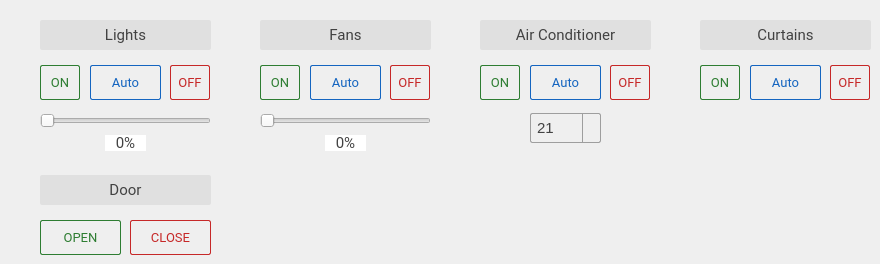
    <widget class="QWidget" name="tab_indoor">
     <property name="styleSheet">
      <string notr="true">QLabel{
  background: #E0E0E0;
  color: #424242;
  border-radius: 2px;
  text-decoration: none;
}
</string>
     </property>
     <attribute name="title">
      <string>Indoor</string>
     </attribute>
     <widget class="QSpinBox" name="in_air_spinbox">
      <property name="geometry">
       <rect>
        <x>530</x>
        <y>113</y>
        <width>71</width>
        <height>30</height>
       </rect>
      </property>
      <property name="font">
       <font>
        <pointsize>11</pointsize>
       </font>
      </property>
      <property name="focusPolicy">
       <enum>Qt::NoFocus</enum>
      </property>
      <property name="contextMenuPolicy">
       <enum>Qt::NoContextMenu</enum>
      </property>
      <property name="styleSheet">
       <string notr="true">QSpinBox {
	background: transparent;
	color: #424242;
	selection-background-color: transparent;
	selection-color: #424242;
	border: 1px solid #9E9E9E;
	border-radius: 2px;
	padding: 0 4px;
}

QSpinBox::up-button {
    subcontrol-origin: border;
    subcontrol-position: top right; /* position at the top right corner */
    width: 18px; /* 16 + 2*1px border-width = 15px padding + 3px parent border */
	height:18px;
    border-left: 1px solid #9E9E9E;
}

QSpinBox::up-arrow {
	image: url(:/icons/ui/arrow_drop_up_spin.png);
	width: 18px;
	height: 18px;
}

QSpinBox::up-arrow:disabled, QSpinBox::up-arrow:off { /* off state when value is max */
	image: url(:/icons/ui/arrow_drop_up_spin_disabled.png);
}

QSpinBox::down-button {
    subcontrol-origin: border;
    subcontrol-position: bottom right; /* position at bottom right corner */
    width: 18px;
	height:18px;
    border-left: 1px solid #9E9E9E;
}

QSpinBox::down-arrow {
	image: url(:/icons/ui/arrow_drop_down_spin.png);
    width: 18px;
    height: 18px;
}

QSpinBox::down-arrow:disabled,
QSpinBox::down-arrow:off { /* off state when value in min */
	image: url(:/icons/ui/arrow_drop_down_spin_disabled.png);
}
</string>
      </property>
      <property name="buttonSymbols">
       <enum>QAbstractSpinBox::UpDownArrows</enum>
      </property>
      <property name="minimum">
       <number>17</number>
      </property>
      <property name="maximum">
       <number>30</number>
      </property>
      <property name="value">
       <number>21</number>
      </property>
     </widget>
     <widget class="QLabel" name="in_light_percentage">
      <property name="geometry">
       <rect>
        <x>105</x>
        <y>135</y>
        <width>41</width>
        <height>16</height>
       </rect>
      </property>
      <property name="font">
       <font>
        <family>Roboto</family>
        <pointsize>11</pointsize>
       </font>
      </property>
      <property name="styleSheet">
       <string notr="true">QLabel{
  background: #FFFFFF;
  color: #424242;
  border-radius: 0px;
  text-decoration: none;
}</string>
      </property>
      <property name="text">
       <string>0%</string>
      </property>
      <property name="textFormat">
       <enum>Qt::PlainText</enum>
      </property>
      <property name="alignment">
       <set>Qt::AlignCenter</set>
      </property>
     </widget>
     <widget class="QPushButton" name="in_light_on_button">
      <property name="geometry">
       <rect>
        <x>40</x>
        <y>65</y>
        <width>40</width>
        <height>35</height>
       </rect>
      </property>
      <property name="font">
       <font>
        <family>Roboto</family>
        <pointsize>10</pointsize>
       </font>
      </property>
      <property name="focusPolicy">
       <enum>Qt::NoFocus</enum>
      </property>
      <property name="styleSheet">
       <string notr="true">QPushButton{
  background-color: transparent;
  border-radius: 2px;
  border: 1px solid #2E7D32;
  color: #2E7D32;
}

QPushButton:hover {
  background: #66BB6A;
  border-width: 0px;
  color: #ffffff;
}

QPushButton:pressed {
  background: #81C784;
  border-width: 0px;
  color: #ffffff;
}</string>
      </property>
      <property name="text">
       <string>ON</string>
      </property>
     </widget>
     <widget class="QLabel" name="indoor_lights">
      <property name="geometry">
       <rect>
        <x>40</x>
        <y>20</y>
        <width>171</width>
        <height>30</height>
       </rect>
      </property>
      <property name="font">
       <font>
        <family>Roboto</family>
        <pointsize>11</pointsize>
       </font>
      </property>
      <property name="styleSheet">
       <string notr="true"/>
      </property>
      <property name="text">
       <string>Lights</string>
      </property>
      <property name="alignment">
       <set>Qt::AlignCenter</set>
      </property>
     </widget>
     <widget class="QPushButton" name="in_fan_on_button">
      <property name="geometry">
       <rect>
        <x>260</x>
        <y>65</y>
        <width>40</width>
        <height>35</height>
       </rect>
      </property>
      <property name="font">
       <font>
        <family>Roboto</family>
        <pointsize>10</pointsize>
       </font>
      </property>
      <property name="focusPolicy">
       <enum>Qt::NoFocus</enum>
      </property>
      <property name="styleSheet">
       <string notr="true">QPushButton{
  background-color: transparent;
  border-radius: 2px;
  border: 1px solid #2E7D32;
  color: #2E7D32;
}

QPushButton:hover {
  background: #66BB6A;
  border-width: 0px;
  color: #ffffff;
}

QPushButton:pressed {
  background: #81C784;
  border-width: 0px;
  color: #ffffff;
}</string>
      </property>
      <property name="text">
       <string>ON</string>
      </property>
     </widget>
     <widget class="QPushButton" name="in_air_auto_button">
      <property name="geometry">
       <rect>
        <x>530</x>
        <y>65</y>
        <width>71</width>
        <height>35</height>
       </rect>
      </property>
      <property name="font">
       <font>
        <family>Roboto</family>
        <pointsize>10</pointsize>
       </font>
      </property>
      <property name="focusPolicy">
       <enum>Qt::NoFocus</enum>
      </property>
      <property name="styleSheet">
       <string notr="true">QPushButton{
  background: transparent;
  border-radius: 2px;
  border: 1px solid #1565C0;
  color: #1565C0;
}

QPushButton:hover {
  background: #42A5F5;
  border-width: 0px;
  color: #ffffff;
}

QPushButton:pressed {
  background: #64B5F6;
  border-width: 0px;
  color: #ffffff;
}</string>
      </property>
      <property name="text">
       <string>Auto</string>
      </property>
     </widget>
     <widget class="QPushButton" name="in_light_off_button">
      <property name="geometry">
       <rect>
        <x>170</x>
        <y>65</y>
        <width>40</width>
        <height>35</height>
       </rect>
      </property>
      <property name="font">
       <font>
        <family>Roboto</family>
        <pointsize>10</pointsize>
       </font>
      </property>
      <property name="focusPolicy">
       <enum>Qt::NoFocus</enum>
      </property>
      <property name="styleSheet">
       <string notr="true">QPushButton{
  background: transparent;
  border-radius: 2px;
  border: 1px solid #C62828;
  color: #C62828;
}

QPushButton:hover {
  background: #EF5350;
  border-width: 0px;
  color: #ffffff;
}

QPushButton:pressed {
  background: #E57373;
  border-width: 0px;
  color: #ffffff;
}</string>
      </property>
      <property name="text">
       <string>OFF</string>
      </property>
      <property name="default">
       <bool>false</bool>
      </property>
      <property name="flat">
       <bool>false</bool>
      </property>
     </widget>
     <widget class="QPushButton" name="in_curtain_auto_button">
      <property name="geometry">
       <rect>
        <x>750</x>
        <y>65</y>
        <width>71</width>
        <height>35</height>
       </rect>
      </property>
      <property name="font">
       <font>
        <family>Roboto</family>
        <pointsize>10</pointsize>
       </font>
      </property>
      <property name="focusPolicy">
       <enum>Qt::NoFocus</enum>
      </property>
      <property name="styleSheet">
       <string notr="true">QPushButton{
  background: transparent;
  border-radius: 2px;
  border: 1px solid #1565C0;
  color: #1565C0;
}

QPushButton:hover {
  background: #42A5F5;
  border-width: 0px;
  color: #ffffff;
}

QPushButton:pressed {
  background: #64B5F6;
  border-width: 0px;
  color: #ffffff;
}</string>
      </property>
      <property name="text">
       <string>Auto</string>
      </property>
     </widget>
     <widget class="QSlider" name="in_light_slider">
      <property name="geometry">
       <rect>
        <x>40</x>
        <y>113</y>
        <width>171</width>
        <height>16</height>
       </rect>
      </property>
      <property name="focusPolicy">
       <enum>Qt::NoFocus</enum>
      </property>
      <property name="styleSheet">
       <string notr="true"/>
      </property>
      <property name="maximum">
       <number>100</number>
      </property>
      <property name="singleStep">
       <number>0</number>
      </property>
      <property name="pageStep">
       <number>0</number>
      </property>
      <property name="tracking">
       <bool>true</bool>
      </property>
      <property name="orientation">
       <enum>Qt::Horizontal</enum>
      </property>
     </widget>
     <widget class="QPushButton" name="in_curtain_on_button">
      <property name="geometry">
       <rect>
        <x>700</x>
        <y>65</y>
        <width>40</width>
        <height>35</height>
       </rect>
      </property>
      <property name="font">
       <font>
        <family>Roboto</family>
        <pointsize>10</pointsize>
       </font>
      </property>
      <property name="focusPolicy">
       <enum>Qt::NoFocus</enum>
      </property>
      <property name="styleSheet">
       <string notr="true">QPushButton{
  background-color: transparent;
  border-radius: 2px;
  border: 1px solid #2E7D32;
  color: #2E7D32;
}

QPushButton:hover {
  background: #66BB6A;
  border-width: 0px;
  color: #ffffff;
}

QPushButton:pressed {
  background: #81C784;
  border-width: 0px;
  color: #ffffff;
}</string>
      </property>
      <property name="text">
       <string>ON</string>
      </property>
     </widget>
     <widget class="QPushButton" name="in_air_on_button">
      <property name="geometry">
       <rect>
        <x>480</x>
        <y>65</y>
        <width>40</width>
        <height>35</height>
       </rect>
      </property>
      <property name="font">
       <font>
        <family>Roboto</family>
        <pointsize>10</pointsize>
       </font>
      </property>
      <property name="focusPolicy">
       <enum>Qt::NoFocus</enum>
      </property>
      <property name="styleSheet">
       <string notr="true">QPushButton{
  background-color: transparent;
  border-radius: 2px;
  border: 1px solid #2E7D32;
  color: #2E7D32;
}

QPushButton:hover {
  background: #66BB6A;
  border-width: 0px;
  color: #ffffff;
}

QPushButton:pressed {
  background: #81C784;
  border-width: 0px;
  color: #ffffff;
}</string>
      </property>
      <property name="text">
       <string>ON</string>
      </property>
     </widget>
     <widget class="QPushButton" name="in_air_off_button">
      <property name="geometry">
       <rect>
        <x>610</x>
        <y>65</y>
        <width>40</width>
        <height>35</height>
       </rect>
      </property>
      <property name="font">
       <font>
        <family>Roboto</family>
        <pointsize>10</pointsize>
       </font>
      </property>
      <property name="focusPolicy">
       <enum>Qt::NoFocus</enum>
      </property>
      <property name="styleSheet">
       <string notr="true">QPushButton{
  background: transparent;
  border-radius: 2px;
  border: 1px solid #C62828;
  color: #C62828;
}

QPushButton:hover {
  background: #EF5350;
  border-width: 0px;
  color: #ffffff;
}

QPushButton:pressed {
  background: #E57373;
  border-width: 0px;
  color: #ffffff;
}</string>
      </property>
      <property name="text">
       <string>OFF</string>
      </property>
     </widget>
     <widget class="QPushButton" name="in_light_auto_button">
      <property name="geometry">
       <rect>
        <x>90</x>
        <y>65</y>
        <width>71</width>
        <height>35</height>
       </rect>
      </property>
      <property name="font">
       <font>
        <family>Roboto</family>
        <pointsize>10</pointsize>
       </font>
      </property>
      <property name="focusPolicy">
       <enum>Qt::NoFocus</enum>
      </property>
      <property name="styleSheet">
       <string notr="true">QPushButton{
  background: transparent;
  border-radius: 2px;
  border: 1px solid #1565C0;
  color: #1565C0;
}

QPushButton:hover {
  background: #42A5F5;
  border-width: 0px;
  color: #ffffff;
}

QPushButton:pressed {
  background: #64B5F6;
  border-width: 0px;
  color: #ffffff;
}</string>
      </property>
      <property name="text">
       <string>Auto</string>
      </property>
     </widget>
     <widget class="QLabel" name="indoor_curtains">
      <property name="geometry">
       <rect>
        <x>700</x>
        <y>20</y>
        <width>171</width>
        <height>30</height>
       </rect>
      </property>
      <property name="font">
       <font>
        <family>Roboto</family>
        <pointsize>11</pointsize>
       </font>
      </property>
      <property name="text">
       <string>Curtains</string>
      </property>
      <property name="alignment">
       <set>Qt::AlignCenter</set>
      </property>
     </widget>
     <widget class="QLabel" name="indoor_fans">
      <property name="geometry">
       <rect>
        <x>260</x>
        <y>20</y>
        <width>171</width>
        <height>30</height>
       </rect>
      </property>
      <property name="font">
       <font>
        <family>Roboto</family>
        <pointsize>11</pointsize>
       </font>
      </property>
      <property name="text">
       <string>Fans</string>
      </property>
      <property name="alignment">
       <set>Qt::AlignCenter</set>
      </property>
     </widget>
     <widget class="QPushButton" name="in_curtain_off_button">
      <property name="geometry">
       <rect>
        <x>830</x>
        <y>65</y>
        <width>40</width>
        <height>35</height>
       </rect>
      </property>
      <property name="font">
       <font>
        <family>Roboto</family>
        <pointsize>10</pointsize>
       </font>
      </property>
      <property name="focusPolicy">
       <enum>Qt::NoFocus</enum>
      </property>
      <property name="styleSheet">
       <string notr="true">QPushButton{
  background: transparent;
  border-radius: 2px;
  border: 1px solid #C62828;
  color: #C62828;
}

QPushButton:hover {
  background: #EF5350;
  border-width: 0px;
  color: #ffffff;
}

QPushButton:pressed {
  background: #E57373;
  border-width: 0px;
  color: #ffffff;
}</string>
      </property>
      <property name="text">
       <string>OFF</string>
      </property>
     </widget>
     <widget class="QPushButton" name="in_fan_off_button">
      <property name="geometry">
       <rect>
        <x>390</x>
        <y>65</y>
        <width>40</width>
        <height>35</height>
       </rect>
      </property>
      <property name="font">
       <font>
        <family>Roboto</family>
        <pointsize>10</pointsize>
       </font>
      </property>
      <property name="focusPolicy">
       <enum>Qt::NoFocus</enum>
      </property>
      <property name="styleSheet">
       <string notr="true">QPushButton{
  background: transparent;
  border-radius: 2px;
  border: 1px solid #C62828;
  color: #C62828;
}

QPushButton:hover {
  background: #EF5350;
  border-width: 0px;
  color: #ffffff;
}

QPushButton:pressed {
  background: #E57373;
  border-width: 0px;
  color: #ffffff;
}</string>
      </property>
      <property name="text">
       <string>OFF</string>
      </property>
     </widget>
     <widget class="QPushButton" name="in_fan_auto_button">
      <property name="geometry">
       <rect>
        <x>310</x>
        <y>65</y>
        <width>71</width>
        <height>35</height>
       </rect>
      </property>
      <property name="font">
       <font>
        <family>Roboto</family>
        <pointsize>10</pointsize>
       </font>
      </property>
      <property name="focusPolicy">
       <enum>Qt::NoFocus</enum>
      </property>
      <property name="styleSheet">
       <string notr="true">QPushButton{
  background: transparent;
  border-radius: 2px;
  border: 1px solid #1565C0;
  color: #1565C0;
}

QPushButton:hover {
  background: #42A5F5;
  border-width: 0px;
  color: #ffffff;
}

QPushButton:pressed {
  background: #64B5F6;
  border-width: 0px;
  color: #ffffff;
}</string>
      </property>
      <property name="text">
       <string>Auto</string>
      </property>
     </widget>
     <widget class="QPushButton" name="in_door_open_button">
      <property name="geometry">
       <rect>
        <x>40</x>
        <y>220</y>
        <width>81</width>
        <height>35</height>
       </rect>
      </property>
      <property name="font">
       <font>
        <family>Roboto</family>
        <pointsize>10</pointsize>
       </font>
      </property>
      <property name="focusPolicy">
       <enum>Qt::NoFocus</enum>
      </property>
      <property name="styleSheet">
       <string notr="true">QPushButton{
  background-color: transparent;
  border-radius: 2px;
  border: 1px solid #2E7D32;
  color: #2E7D32;
}

QPushButton:hover {
  background: #66BB6A;
  border-width: 0px;
  color: #ffffff;
}

QPushButton:pressed {
  background: #81C784;
  border-width: 0px;
  color: #ffffff;
}</string>
      </property>
      <property name="text">
       <string>OPEN</string>
      </property>
     </widget>
     <widget class="QLabel" name="indoor_air">
      <property name="geometry">
       <rect>
        <x>480</x>
        <y>20</y>
        <width>171</width>
        <height>30</height>
       </rect>
      </property>
      <property name="font">
       <font>
        <family>Roboto</family>
        <pointsize>11</pointsize>
       </font>
      </property>
      <property name="text">
       <string>Air Conditioner</string>
      </property>
      <property name="alignment">
       <set>Qt::AlignCenter</set>
      </property>
     </widget>
     <widget class="QSlider" name="in_fan_slider">
      <property name="geometry">
       <rect>
        <x>260</x>
        <y>113</y>
        <width>171</width>
        <height>16</height>
       </rect>
      </property>
      <property name="focusPolicy">
       <enum>Qt::NoFocus</enum>
      </property>
      <property name="maximum">
       <number>100</number>
      </property>
      <property name="singleStep">
       <number>0</number>
      </property>
      <property name="pageStep">
       <number>0</number>
      </property>
      <property name="orientation">
       <enum>Qt::Horizontal</enum>
      </property>
     </widget>
     <widget class="QLabel" name="in_fan_percentage">
      <property name="geometry">
       <rect>
        <x>325</x>
        <y>135</y>
        <width>41</width>
        <height>16</height>
       </rect>
      </property>
      <property name="font">
       <font>
        <family>Roboto</family>
        <pointsize>11</pointsize>
       </font>
      </property>
      <property name="styleSheet">
       <string notr="true">QLabel{
  background: #FFFFFF;
  color: #424242;
  border-radius: 0px;
  text-decoration: none;
}</string>
      </property>
      <property name="text">
       <string>0%</string>
      </property>
      <property name="alignment">
       <set>Qt::AlignCenter</set>
      </property>
     </widget>
     <widget class="QPushButton" name="in_door_close_button">
      <property name="geometry">
       <rect>
        <x>130</x>
        <y>220</y>
        <width>81</width>
        <height>35</height>
       </rect>
      </property>
      <property name="font">
       <font>
        <family>Roboto</family>
        <pointsize>10</pointsize>
       </font>
      </property>
      <property name="focusPolicy">
       <enum>Qt::NoFocus</enum>
      </property>
      <property name="styleSheet">
       <string notr="true">QPushButton{
  background: transparent;
  border-radius: 2px;
  border: 1px solid #C62828;
  color: #C62828;
}

QPushButton:hover {
  background: #EF5350;
  border-width: 0px;
  color: #ffffff;
}

QPushButton:pressed {
  background: #E57373;
  border-width: 0px;
  color: #ffffff;
}</string>
      </property>
      <property name="text">
       <string>CLOSE</string>
      </property>
     </widget>
     <widget class="QLabel" name="indoor_door">
      <property name="geometry">
       <rect>
        <x>40</x>
        <y>175</y>
        <width>171</width>
        <height>30</height>
       </rect>
      </property>
      <property name="font">
       <font>
        <family>Roboto</family>
        <pointsize>11</pointsize>
       </font>
      </property>
      <property name="text">
       <string>Door</string>
      </property>
      <property name="alignment">
       <set>Qt::AlignCenter</set>
      </property>
     </widget>
    </widget>
